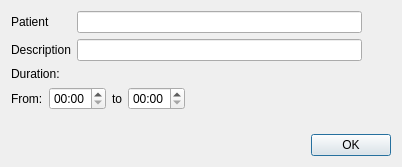
<?xml version="1.0" encoding="UTF-8"?>
<ui version="4.0">
 <class>CalendarEventDialogClass</class>
 <widget class="QDialog" name="CalendarEventDialogClass">
  <property name="geometry">
   <rect>
    <x>0</x>
    <y>0</y>
    <width>402</width>
    <height>167</height>
   </rect>
  </property>
  <property name="windowTitle">
   <string>CalendarEventDialog</string>
  </property>
  <layout class="QVBoxLayout" name="verticalLayout_4">
   <item>
    <layout class="QHBoxLayout" name="horizontalLayout_3">
     <item>
      <layout class="QVBoxLayout" name="verticalLayout">
       <item>
        <widget class="QLabel" name="label">
         <property name="text">
          <string>Patient</string>
         </property>
        </widget>
       </item>
       <item>
        <widget class="QLabel" name="label_5">
         <property name="text">
          <string>Description</string>
         </property>
        </widget>
       </item>
      </layout>
     </item>
     <item>
      <layout class="QVBoxLayout" name="verticalLayout_3">
       <item>
        <widget class="QLineEdit" name="summaryEdit"/>
       </item>
       <item>
        <widget class="QLineEdit" name="descriptionEdit"/>
       </item>
      </layout>
     </item>
     <item>
      <layout class="QVBoxLayout" name="verticalLayout_2">
       <item>
        <widget class="QLabel" name="iconLabel">
         <property name="minimumSize">
          <size>
           <width>23</width>
           <height>21</height>
          </size>
         </property>
         <property name="maximumSize">
          <size>
           <width>21</width>
           <height>21</height>
          </size>
         </property>
         <property name="font">
          <font>
           <bold>true</bold>
          </font>
         </property>
         <property name="text">
          <string/>
         </property>
        </widget>
       </item>
       <item>
        <spacer name="verticalSpacer_2">
         <property name="orientation">
          <enum>Qt::Orientation::Vertical</enum>
         </property>
         <property name="sizeType">
          <enum>QSizePolicy::Policy::Preferred</enum>
         </property>
         <property name="sizeHint" stdset="0">
          <size>
           <width>20</width>
           <height>40</height>
          </size>
         </property>
        </spacer>
       </item>
      </layout>
     </item>
    </layout>
   </item>
   <item>
    <widget class="QLabel" name="label_2">
     <property name="text">
      <string>Duration:</string>
     </property>
    </widget>
   </item>
   <item>
    <layout class="QHBoxLayout" name="horizontalLayout">
     <item>
      <widget class="QLabel" name="label_3">
       <property name="text">
        <string>From:</string>
       </property>
      </widget>
     </item>
     <item>
      <widget class="QDateTimeEdit" name="startDateTimeEdit">
       <property name="buttonSymbols">
        <enum>QAbstractSpinBox::ButtonSymbols::UpDownArrows</enum>
       </property>
       <property name="currentSection">
        <enum>QDateTimeEdit::Section::HourSection</enum>
       </property>
       <property name="displayFormat">
        <string>HH:mm</string>
       </property>
      </widget>
     </item>
     <item>
      <widget class="QLabel" name="label_4">
       <property name="text">
        <string>to</string>
       </property>
      </widget>
     </item>
     <item>
      <widget class="QDateTimeEdit" name="endDateTimeEdit">
       <property name="currentSection">
        <enum>QDateTimeEdit::Section::HourSection</enum>
       </property>
       <property name="displayFormat">
        <string>HH:mm</string>
       </property>
      </widget>
     </item>
     <item>
      <spacer name="horizontalSpacer_2">
       <property name="orientation">
        <enum>Qt::Orientation::Horizontal</enum>
       </property>
       <property name="sizeHint" stdset="0">
        <size>
         <width>40</width>
         <height>20</height>
        </size>
       </property>
      </spacer>
     </item>
    </layout>
   </item>
   <item>
    <spacer name="verticalSpacer">
     <property name="orientation">
      <enum>Qt::Orientation::Vertical</enum>
     </property>
     <property name="sizeHint" stdset="0">
      <size>
       <width>20</width>
       <height>40</height>
      </size>
     </property>
    </spacer>
   </item>
   <item>
    <layout class="QHBoxLayout" name="horizontalLayout_2">
     <item>
      <spacer name="horizontalSpacer">
       <property name="orientation">
        <enum>Qt::Orientation::Horizontal</enum>
       </property>
       <property name="sizeHint" stdset="0">
        <size>
         <width>40</width>
         <height>20</height>
        </size>
       </property>
      </spacer>
     </item>
     <item>
      <widget class="QPushButton" name="okButton">
       <property name="text">
        <string>OK</string>
       </property>
      </widget>
     </item>
    </layout>
   </item>
  </layout>
 </widget>
 <layoutdefault spacing="6" margin="11"/>
 <resources/>
 <connections/>
</ui>
